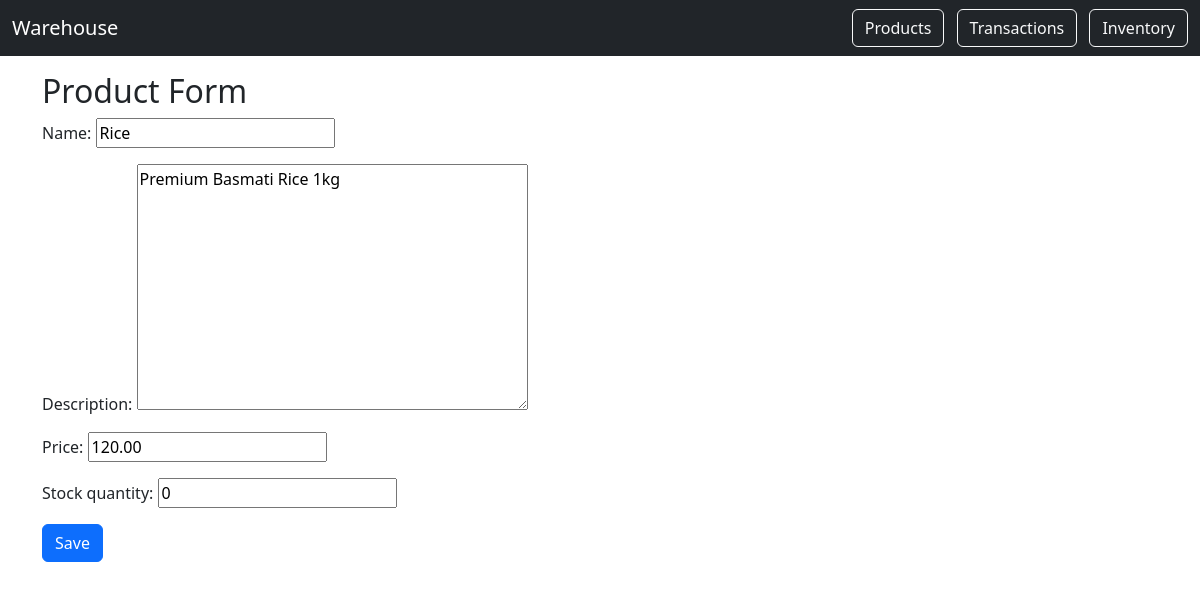
Screenshot of /products/1/edit/ with the database file from the repository.
### inventory/models.py (models this page shows, shortened)
class Product(models.Model):
    name = models.CharField(max_length=100, unique=True)
    description = models.TextField(blank=True, null=True)
    price = models.DecimalField(max_digits=10, decimal_places=2)
    stock_quantity = models.IntegerField(default=0)

### inventory/views.py (the view)
# urls.py: path('products/<int:pk>/edit/', views.product_edit, name='product_edit'),
def product_edit(request, pk):
    product = get_object_or_404(Product, pk=pk)
    if request.method == 'POST':
        form = ProductForm(request.POST, instance=product)
        if form.is_valid():
            form.save()
            messages.success(request, "Product updated successfully!")
            return redirect('product_list')
    else:
        form = ProductForm(instance=product)
    return render(request, 'inventory/product_form.html', {'form': form})

### inventory/forms.py (shortened to what this page needs)
class ProductForm(forms.ModelForm):
    class Meta:
        model = Product
        fields = ['name', 'description', 'price', 'stock_quantity']

### inventory/templates/inventory/product_form.html (shortened to what this page needs)
{% extends 'inventory/base.html' %}
{% block content %}
<h2>Product Form</h2>
<form method="post">
    {{ form.as_p }}
    <button type="submit" class="btn btn-primary">Save</button>
</form>
{% endblock %}

### rows the page displays
Product: name "Rice", description "Premium Basmati Rice 1kg", price "120.00", stock_quantity "0"
